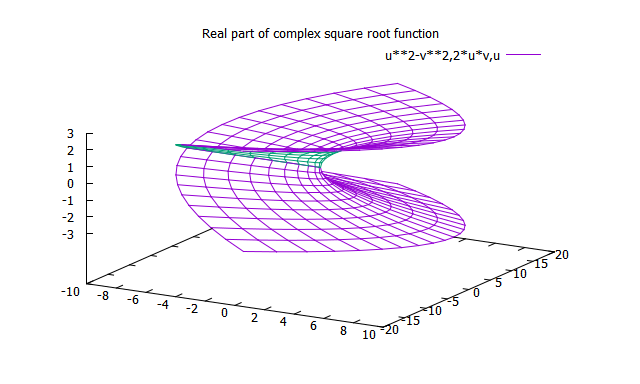

Write the gnuplot code that produced this figure.
set parametric
set hidden3d
set isosamples 21
set autoscale


set view 60,30
set urange [-3:3]
set vrange [-3:3]
set title "Real part of complex square root function"
splot u**2-v**2,2*u*v,u
